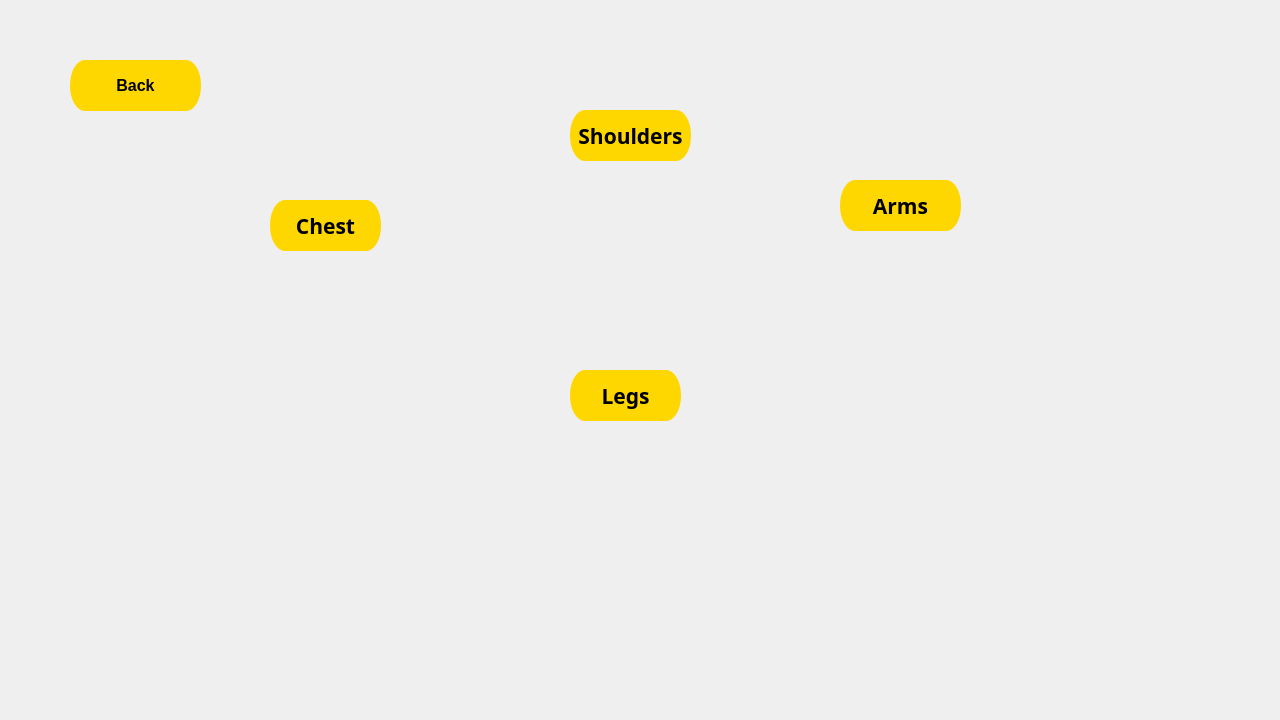
<?xml version="1.0" encoding="UTF-8"?>
<ui version="4.0">
 <class>workoutpage</class>
 <widget class="QDialog" name="workoutpage">
  <property name="geometry">
   <rect>
    <x>0</x>
    <y>0</y>
    <width>1280</width>
    <height>720</height>
   </rect>
  </property>
  <property name="windowTitle">
   <string>Dialog</string>
  </property>
  <property name="styleSheet">
   <string notr="true">#workoutpage{

	
	border-image: url(:/images/workoutscreenbg.png);
}</string>
  </property>
  <widget class="QPushButton" name="arm">
   <property name="geometry">
    <rect>
     <x>840</x>
     <y>180</y>
     <width>121</width>
     <height>51</height>
    </rect>
   </property>
   <property name="font">
    <font>
     <family>Bahnschrift SemiBold Condensed</family>
     <pointsize>16</pointsize>
     <bold>true</bold>
    </font>
   </property>
   <property name="styleSheet">
    <string notr="true">QPushButton#arm {
    
	background-color: rgb(255, 215, 0);
	color: rgb(0, 0, 0);
 border-radius:15px solid black;
	}

	QPushButton#arm:hover{
    background-color: rgb(0, 142, 213);
	}

QPushButton#arm:pressed{
    background-color: rgb(0, 26, 141);
	}</string>
   </property>
   <property name="text">
    <string>Arms</string>
   </property>
  </widget>
  <widget class="QWidget" name="picture" native="true">
   <property name="geometry">
    <rect>
     <x>380</x>
     <y>60</y>
     <width>494</width>
     <height>505</height>
    </rect>
   </property>
   <property name="font">
    <font>
     <family>Bahnschrift SemiBold Condensed</family>
     <pointsize>14</pointsize>
     <bold>true</bold>
    </font>
   </property>
   <property name="styleSheet">
    <string notr="true">#picture{

	border-image: url(:/images/bodypicture-removebg-preview.png);
}</string>
   </property>
   <widget class="QPushButton" name="legs">
    <property name="geometry">
     <rect>
      <x>190</x>
      <y>310</y>
      <width>111</width>
      <height>51</height>
     </rect>
    </property>
    <property name="font">
     <font>
      <family>Bahnschrift SemiBold Condensed</family>
      <pointsize>16</pointsize>
      <bold>true</bold>
     </font>
    </property>
    <property name="styleSheet">
     <string notr="true">QPushButton#legs {
    
	background-color: rgb(255, 215, 0);
	color: rgb(0, 0, 0);
 border-radius:15px solid black;
	}

	QPushButton#legs:hover{
    background-color: rgb(0, 142, 213);
	}

QPushButton#legs:pressed{
    background-color: rgb(0, 26, 141);
	}</string>
    </property>
    <property name="text">
     <string>Legs</string>
    </property>
   </widget>
   <widget class="QPushButton" name="shoulders">
    <property name="geometry">
     <rect>
      <x>190</x>
      <y>50</y>
      <width>121</width>
      <height>51</height>
     </rect>
    </property>
    <property name="font">
     <font>
      <family>Bahnschrift SemiBold Condensed</family>
      <pointsize>16</pointsize>
      <bold>true</bold>
     </font>
    </property>
    <property name="styleSheet">
     <string notr="true">QPushButton#shoulders {
    
	background-color: rgb(255, 215, 0);
	color: rgb(0, 0, 0);
 border-radius:15px solid black;
	}

	QPushButton#shoulders:hover{
    background-color: rgb(0, 142, 213);
	}

QPushButton#shoulders:pressed{
    background-color: rgb(0, 26, 141);
	}</string>
    </property>
    <property name="text">
     <string>Shoulders</string>
    </property>
   </widget>
  </widget>
  <widget class="QPushButton" name="chest">
   <property name="geometry">
    <rect>
     <x>270</x>
     <y>200</y>
     <width>111</width>
     <height>51</height>
    </rect>
   </property>
   <property name="font">
    <font>
     <family>Bahnschrift SemiBold Condensed</family>
     <pointsize>16</pointsize>
     <bold>true</bold>
    </font>
   </property>
   <property name="styleSheet">
    <string notr="true">QPushButton#chest {
    
	background-color: rgb(255, 215, 0);
	color: rgb(0, 0, 0);
 border-radius:15px solid black;
	}

	QPushButton#chest:hover{
    background-color: rgb(0, 142, 213);
	}

QPushButton#chest:pressed{
    background-color: rgb(0, 26, 141);
	}</string>
   </property>
   <property name="text">
    <string>Chest</string>
   </property>
  </widget>
  <widget class="QPushButton" name="Backbutton">
   <property name="geometry">
    <rect>
     <x>70</x>
     <y>60</y>
     <width>131</width>
     <height>51</height>
    </rect>
   </property>
   <property name="font">
    <font>
     <pointsize>12</pointsize>
     <bold>true</bold>
    </font>
   </property>
   <property name="styleSheet">
    <string notr="true">QPushButton#Backbutton {
    
	background-color: rgb(255, 215, 0);
	color: rgb(0, 0, 0);
 border-radius:15px solid black;
	}

	QPushButton#Backbutton:hover{
    background-color: rgb(0, 142, 213);
	}

QPushButton#Backbutton:pressed{
    background-color: rgb(0, 26, 141);
	}</string>
   </property>
   <property name="text">
    <string>Back</string>
   </property>
  </widget>
 </widget>
 <resources/>
 <connections/>
</ui>
